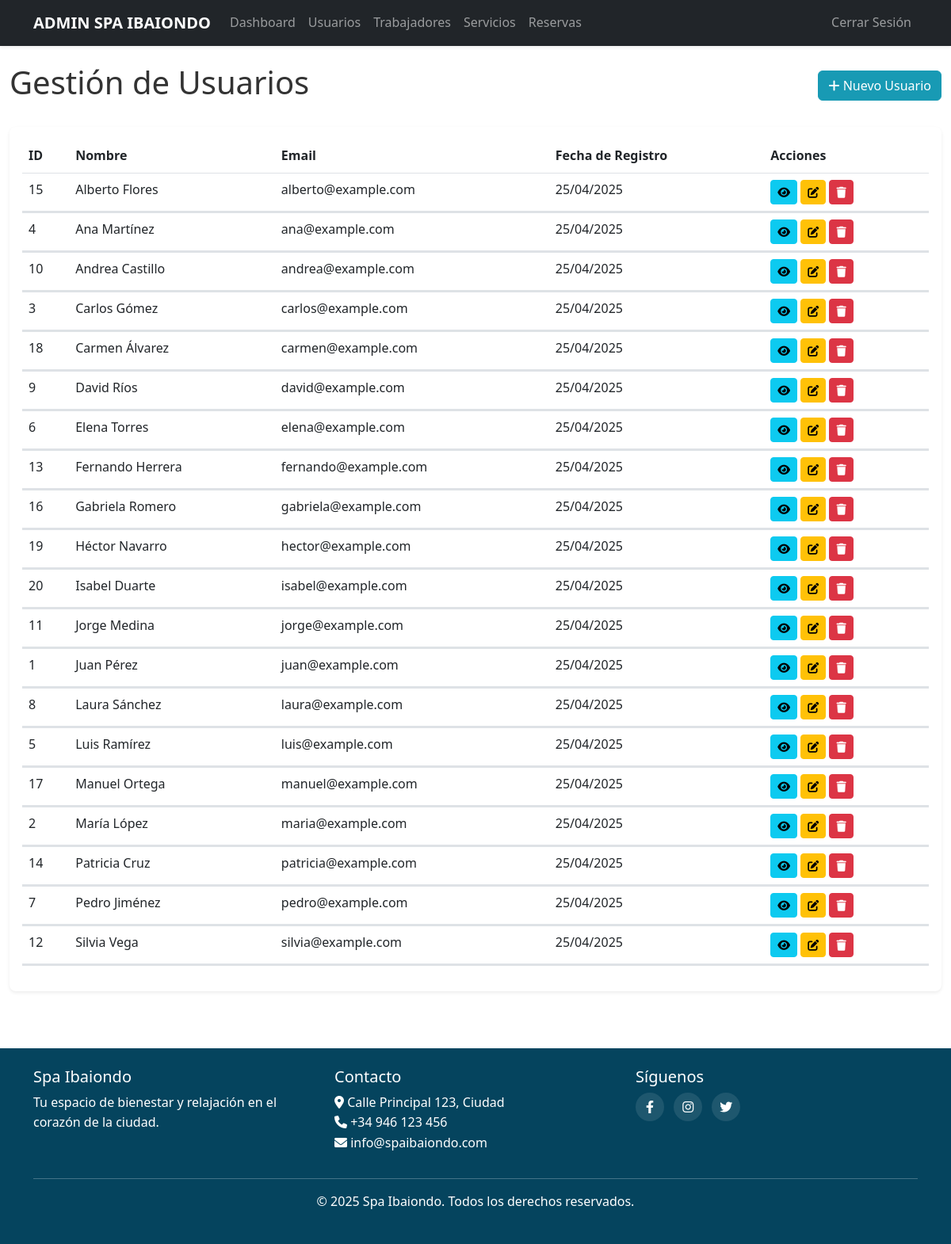
/public/index.php/admin/usuarios (signed in), run on the app's committed database.
### tables this page shows
CREATE TABLE usuarios (
	id INT AUTO_INCREMENT PRIMARY KEY,
	nombre VARCHAR(100) NOT NULL,
	email VARCHAR(100) UNIQUE NOT NULL,
	contrasena VARCHAR(255) NOT NULL,
	fecha_registro TIMESTAMP DEFAULT CURRENT_TIMESTAMP
);

### app/controllers/AdminController.php (called while the page is built, shortened)
<?php
class AdminController {
    private $usuarioModel;
    public function __construct() {
        require_once BASE_PATH . '/app/models/Usuario.php';
        $this->usuarioModel = new Usuario();
    }
    public function listarUsuarios() {
        $usuarios = $this->usuarioModel->getAll();
        include BASE_PATH . '/app/views/admin/usuarios.php';
        include BASE_PATH . '/app/views/layouts/admin.php';
    }
}

### public/index.php (called while the page is built, shortened)
<?php
require_once BASE_PATH . '/config/database.php';
require_once BASE_PATH . '/core/Router.php';
require_once BASE_PATH . '/core/Helper.php';
$router = new Router();
$router->dispatch();

### config/database.php (called while the page is built)
<?php
class Database {
    private static $instance = null;
    private $conn;
    private $host = 'localhost';
    private $user = 'root';
    private $pass = '';
    private $name = 'spa';
    private function __construct() {
        try {
            $this->conn = new PDO(
                "mysql:host={$this->host};dbname={$this->name};charset=utf8mb4",
                $this->user,
                $this->pass,
                [PDO::ATTR_ERRMODE => PDO::ERRMODE_EXCEPTION]
            );
        } catch(PDOException $e) {
            die("Error de conexión: " . $e->getMessage());
        }
    }
    public static function getInstance() {
        if (self::$instance == null) {
            self::$instance = new Database();
        }
        return self::$instance;
    }
    public function getConnection() {
        return $this->conn;
    }
}

### app/models/Usuario.php (called while the page is built, shortened)
<?php
class Usuario {
    private $db;
    public function __construct() {
        $this->db = Database::getInstance()->getConnection();
    }
    public function getAll() {
        $stmt = $this->db->query("SELECT id, nombre, email, fecha_registro FROM usuarios ORDER BY nombre");
        return $stmt->fetchAll(PDO::FETCH_ASSOC);
    }
}

### core/Helper.php (called while the page is built, shortened)
<?php
class Helper {
    public static function url($path = '') {
        $base = APP_URL;
        if (strpos($base, 'index.php') === false) {
            $base .= '/index.php';
        }
        return $base . '/' . ltrim($path, '/');
    }
    public static function e($string) {
        return htmlspecialchars($string, ENT_QUOTES, 'UTF-8');
    }
    public static function formatDate($date, $format = 'd/m/Y H:i') {
        $dateObj = new DateTime($date);
        return $dateObj->format($format);
    }
}

### app/views/admin/usuarios.php (the view, shortened to what this page needs)
<div class="container-fluid py-4">
    <div class="d-flex justify-content-between align-items-center mb-4">
        <h1>Gestión de Usuarios</h1>
        <button type="button" class="btn btn-primary" data-bs-toggle="modal" data-bs-target="#nuevoUsuarioModal">
            <i class="fas fa-plus"></i> Nuevo Usuario
        </button>
    </div>
    <div class="card shadow-sm">
        <div class="card-body">
            <div class="table-responsive">
                <table class="table table-hover">
                    <thead>
                        <tr>
                            <th>ID</th>
                            <th>Nombre</th>
                            <th>Email</th>
                            <th>Fecha de Registro</th>
                            <th>Acciones</th>
                        </tr>
                    </thead>
                    <tbody>
                        <?php if (empty($usuarios)): ?>
                            <tr>
                                <td colspan="5" class="text-center">No hay usuarios registrados</td>
                            </tr>
                        <?php else: ?>
                            <?php foreach ($usuarios as $usuario): ?>
                                <tr>
                                    <td><?= $usuario['id'] ?></td>
                                    <td><?= Helper::e($usuario['nombre']) ?></td>
                                    <td><?= Helper::e($usuario['email']) ?></td>
                                    <td><?= Helper::formatDate($usuario['fecha_registro'], 'd/m/Y') ?></td>
                                    <td>
                                        <button type="button" class="btn btn-sm btn-info toggle-collapse"
                                                data-bs-toggle="collapse"
                                                data-bs-target="#verUsuario<?= $usuario['id'] ?>"
                                                aria-expanded="false">
                                            <i class="fas fa-eye"></i>
                                        </button>
                                        <button type="button" class="btn btn-sm btn-warning toggle-collapse"
                                                data-bs-toggle="collapse"
                                                data-bs-target="#editarUsuario<?= $usuario['id'] ?>"
                                                aria-expanded="false">
                                            <i class="fas fa-edit"></i>
                                        </button>
                                        <a href="<?= Helper::url('/admin/usuarios/eliminar/' . $usuario['id']) ?>"
                                           class="btn btn-sm btn-danger"
                                           onclick="return confirm('¿Estás seguro de eliminar este usuario?')">
                                            <i class="fas fa-trash"></i>
                                        </a>
                                    </td>
                                </tr>
                                <tr class="collapse-row">
                                    <td colspan="5" class="p-0">
                                    </td>
                                </tr>
                                <tr class="collapse-row">
                                    <td colspan="5" class="p-0">
                                    </td>
                                </tr>
                            <?php endforeach; ?>
                        <?php endif; ?>
                    </tbody>
                </table>
            </div>
        </div>
    </div>
</div>

### core/Router.php (shortened to what this page needs)
<?php
class Router {
    private $routes = [];
    public function add($method, $path, $controller, $action) {
        $this->routes[] = [
            'method' => $method,
            'path' => $path,
            'controller' => $controller,
            'action' => $action
        ];
    }
    public function dispatch() {
        $uri = $_SERVER['REQUEST_URI'];
        $method = $_SERVER['REQUEST_METHOD'];
        $baseFolder = '/spa-ibaiondo/public';
        if (strpos($uri, $baseFolder) === 0) {
            $uri = substr($uri, strlen($baseFolder));
        }
        $uri = str_replace('/index.php', '', $uri);
        $uri = explode('?', $uri)[0];
        foreach ($this->routes as $route) {
            $pattern = $this->convertRouteToRegex($route['path']);
            if ($route['method'] === $method && preg_match($pattern, $uri, $matches)) {
                array_shift($matches);
                $action = $route['action'];
                $controllerInstance = new $controller();
                call_user_func_array([$controllerInstance, $action], $matches);
                return;
            }
        }
    }
    private function convertRouteToRegex($route) {
        $pattern = preg_replace('/\{([a-zA-Z0-9_]+)\}/', '([^/]+)', $route);
        return '#^' . $pattern . '$#';
    }
}

### public/assets/css/styles.css (style rules this page uses)
body { font-family: 'Segoe UI', Tahoma, Geneva, Verdana, sans-serif; color: #333; line-height: 1.6; padding-right: 0 !important; }
:root { --primary-color: #189AB4; --secondary-color: #6c757d; --accent-color: #e9ecef; --success-color: #28a745; --info-color: #17a2b8; --warning-color: #ffc107; --danger-color: #dc3545; }
.fixed-navbar-body { padding-top: 3.5rem !important; }
.btn-primary { background-color: var(--primary-color); border-color: var(--primary-color); }
.card { border: none; border-radius: 0.5rem; overflow: hidden; transition: transform 0.3s, box-shadow 0.3s; }
.collapse-row { background-color: #f8f9fa; }
html { overflow-y: scroll; }

### data on the page
usuarios: id "15", nombre "Alberto Flores", email "alberto@example.com", fecha_registro "25/04/2025"
usuarios: id "4", nombre "Ana Martínez", email "ana@example.com", fecha_registro "25/04/2025"
usuarios: id "10", nombre "Andrea Castillo", email "andrea@example.com", fecha_registro "25/04/2025"
usuarios: id "3", nombre "Carlos Gómez", email "carlos@example.com", fecha_registro "25/04/2025"
usuarios: id "18", nombre "Carmen Álvarez", email "carmen@example.com", fecha_registro "25/04/2025"
usuarios: id "9", nombre "David Ríos", email "david@example.com", fecha_registro "25/04/2025"
usuarios: id "6", nombre "Elena Torres", email "elena@example.com", fecha_registro "25/04/2025"
usuarios: id "13", nombre "Fernando Herrera", email "fernando@example.com", fecha_registro "25/04/2025"
usuarios: id "16", nombre "Gabriela Romero", email "gabriela@example.com", fecha_registro "25/04/2025"
usuarios: id "19", nombre "Héctor Navarro", email "hector@example.com", fecha_registro "25/04/2025"
usuarios: id "20", nombre "Isabel Duarte", email "isabel@example.com", fecha_registro "25/04/2025"
usuarios: id "11", nombre "Jorge Medina", email "jorge@example.com", fecha_registro "25/04/2025"
usuarios: id "1", nombre "Juan Pérez", email "juan@example.com", fecha_registro "25/04/2025"
usuarios: id "8", nombre "Laura Sánchez", email "laura@example.com", fecha_registro "25/04/2025"
usuarios: id "5", nombre "Luis Ramírez", email "luis@example.com", fecha_registro "25/04/2025"
usuarios: id "17", nombre "Manuel Ortega", email "manuel@example.com", fecha_registro "25/04/2025"
usuarios: id "2", nombre "María López", email "maria@example.com", fecha_registro "25/04/2025"
usuarios: id "14", nombre "Patricia Cruz", email "patricia@example.com", fecha_registro "25/04/2025"
usuarios: id "7", nombre "Pedro Jiménez", email "pedro@example.com", fecha_registro "25/04/2025"
usuarios: id "12", nombre "Silvia Vega", email "silvia@example.com", fecha_registro "25/04/2025"
